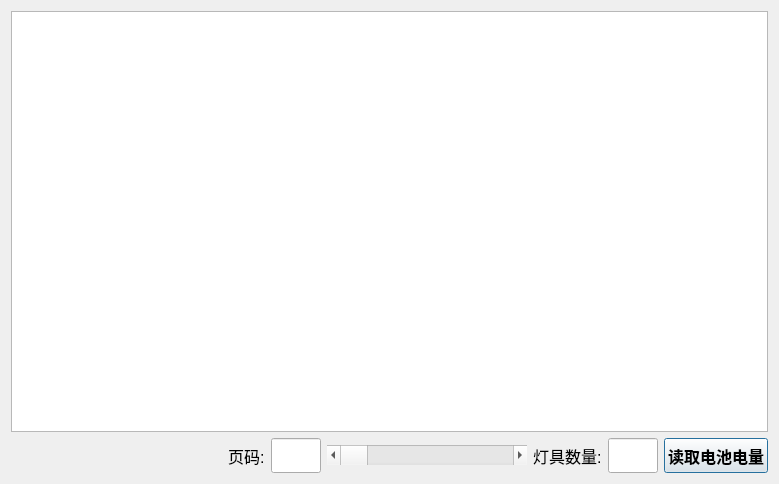
<?xml version="1.0" encoding="UTF-8"?>
<ui version="4.0">
 <class>dlgDevices</class>
 <widget class="QDialog" name="dlgDevices">
  <property name="geometry">
   <rect>
    <x>0</x>
    <y>0</y>
    <width>779</width>
    <height>484</height>
   </rect>
  </property>
  <property name="font">
   <font>
    <pointsize>12</pointsize>
   </font>
  </property>
  <property name="windowTitle">
   <string>Dialog</string>
  </property>
  <layout class="QVBoxLayout" name="verticalLayout">
   <item>
    <widget class="CTableView" name="tableView">
     <property name="font">
      <font>
       <pointsize>12</pointsize>
      </font>
     </property>
     <property name="styleSheet">
      <string notr="true"/>
     </property>
    </widget>
   </item>
   <item>
    <layout class="QHBoxLayout" name="horizontalLayout">
     <item>
      <spacer name="horizontalSpacer">
       <property name="orientation">
        <enum>Qt::Horizontal</enum>
       </property>
       <property name="sizeHint" stdset="0">
        <size>
         <width>40</width>
         <height>20</height>
        </size>
       </property>
      </spacer>
     </item>
     <item>
      <widget class="QLabel" name="label_2">
       <property name="minimumSize">
        <size>
         <width>0</width>
         <height>35</height>
        </size>
       </property>
       <property name="maximumSize">
        <size>
         <width>70</width>
         <height>35</height>
        </size>
       </property>
       <property name="font">
        <font>
         <pointsize>12</pointsize>
        </font>
       </property>
       <property name="text">
        <string>页码:</string>
       </property>
      </widget>
     </item>
     <item>
      <widget class="QLineEdit" name="m_page">
       <property name="minimumSize">
        <size>
         <width>50</width>
         <height>35</height>
        </size>
       </property>
       <property name="maximumSize">
        <size>
         <width>50</width>
         <height>35</height>
        </size>
       </property>
       <property name="font">
        <font>
         <pointsize>12</pointsize>
        </font>
       </property>
       <property name="readOnly">
        <bool>true</bool>
       </property>
      </widget>
     </item>
     <item>
      <widget class="QScrollBar" name="pageScrollBar">
       <property name="minimumSize">
        <size>
         <width>200</width>
         <height>20</height>
        </size>
       </property>
       <property name="font">
        <font>
         <pointsize>12</pointsize>
        </font>
       </property>
       <property name="minimum">
        <number>1</number>
       </property>
       <property name="orientation">
        <enum>Qt::Horizontal</enum>
       </property>
      </widget>
     </item>
     <item>
      <widget class="QLabel" name="label">
       <property name="minimumSize">
        <size>
         <width>0</width>
         <height>35</height>
        </size>
       </property>
       <property name="maximumSize">
        <size>
         <width>70</width>
         <height>35</height>
        </size>
       </property>
       <property name="font">
        <font>
         <pointsize>12</pointsize>
        </font>
       </property>
       <property name="text">
        <string>灯具数量:</string>
       </property>
      </widget>
     </item>
     <item>
      <widget class="QLineEdit" name="m_deviceNumber">
       <property name="minimumSize">
        <size>
         <width>50</width>
         <height>35</height>
        </size>
       </property>
       <property name="maximumSize">
        <size>
         <width>50</width>
         <height>35</height>
        </size>
       </property>
       <property name="font">
        <font>
         <pointsize>12</pointsize>
        </font>
       </property>
       <property name="readOnly">
        <bool>true</bool>
       </property>
      </widget>
     </item>
     <item>
      <widget class="QPushButton" name="ReadBatteryStatus_Button">
       <property name="minimumSize">
        <size>
         <width>0</width>
         <height>35</height>
        </size>
       </property>
       <property name="maximumSize">
        <size>
         <width>16777215</width>
         <height>35</height>
        </size>
       </property>
       <property name="font">
        <font>
         <pointsize>12</pointsize>
         <weight>75</weight>
         <italic>false</italic>
         <bold>true</bold>
        </font>
       </property>
       <property name="styleSheet">
        <string notr="true"/>
       </property>
       <property name="text">
        <string>读取电池电量</string>
       </property>
      </widget>
     </item>
    </layout>
   </item>
  </layout>
 </widget>
 <customwidgets>
  <customwidget>
   <class>CTableView</class>
   <extends>QTableView</extends>
   <header location="global">view/ctableview.h</header>
  </customwidget>
 </customwidgets>
 <resources/>
 <connections/>
</ui>
